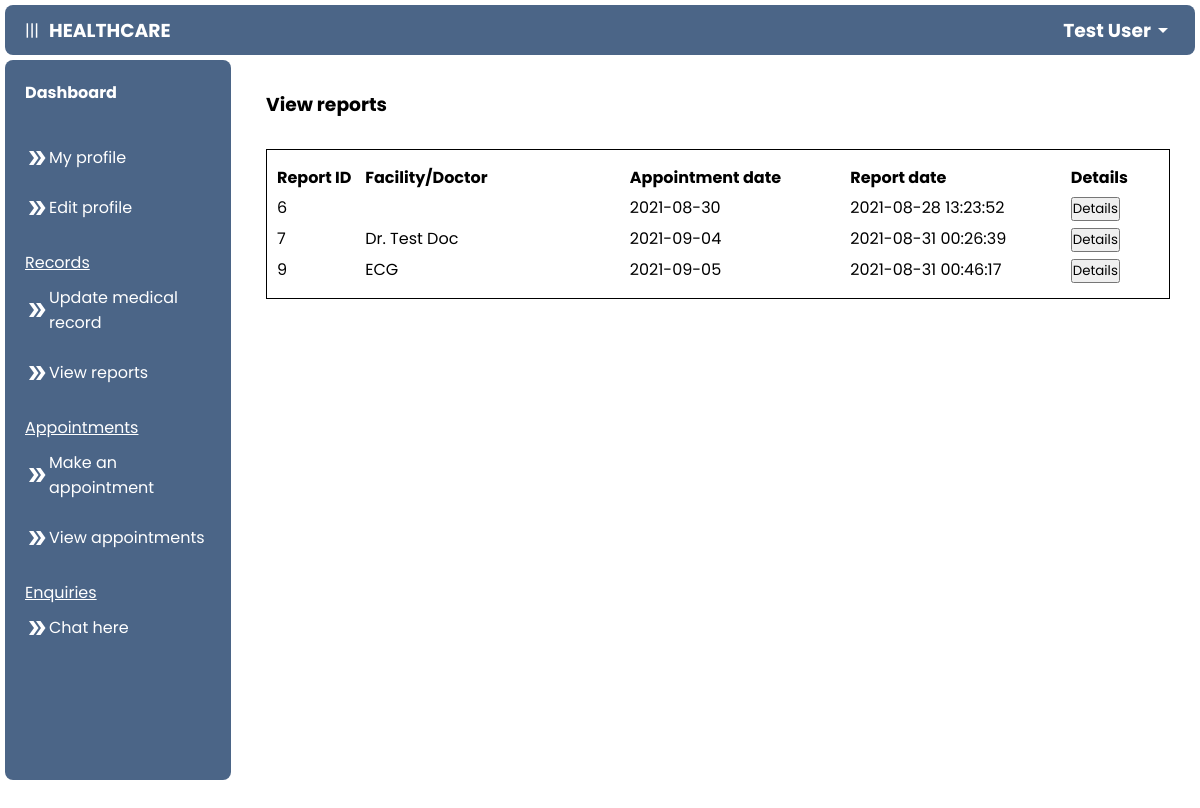
Before: /patient/view_reports.php (signed in) with the older database file.
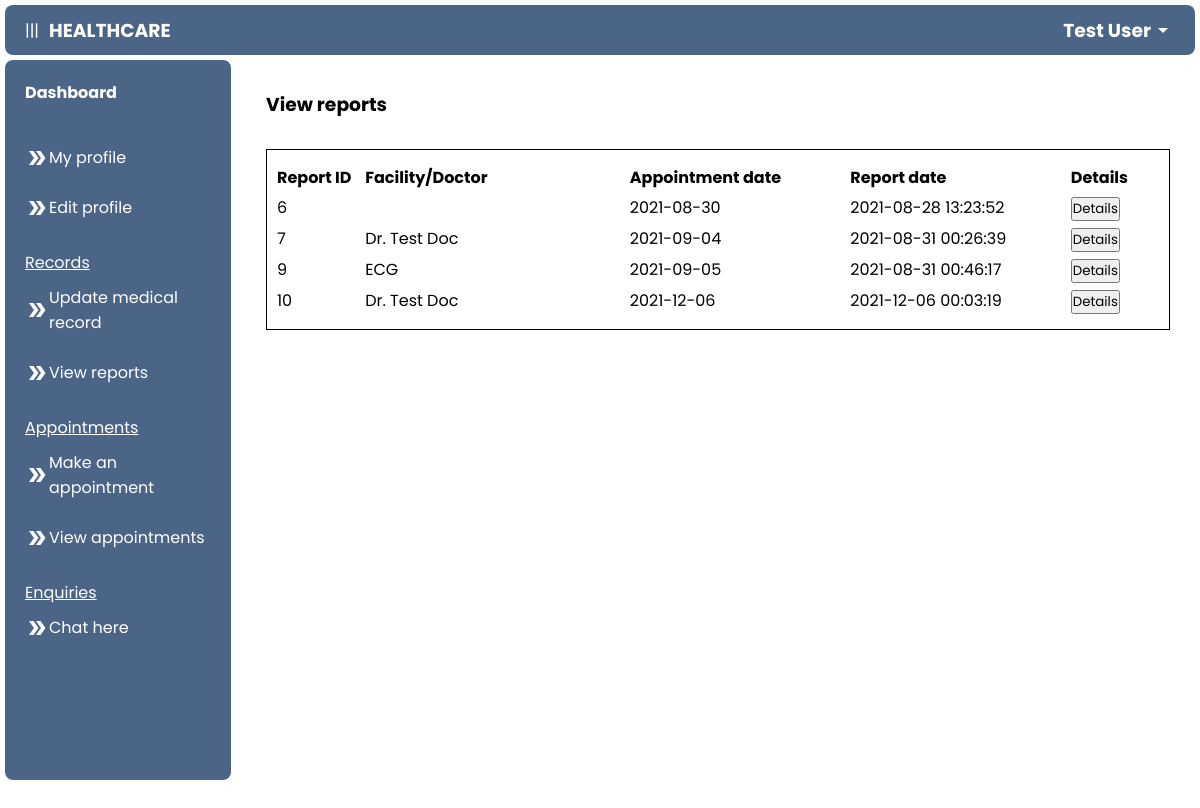
After: the same page with the newer database file.
### tables this page shows
CREATE TABLE `report` (
  `report_id` int(100) NOT NULL,
  `p_id` int(100) DEFAULT NULL,
  `d_id` int(100) DEFAULT NULL,
  `value` varchar(255) DEFAULT NULL,
  `diagnosis` varchar(255) DEFAULT NULL,
  `prescription` longtext,
  `notes` longtext,
  `appointment_date` date NOT NULL,
  `report_date` datetime NOT NULL DEFAULT CURRENT_TIMESTAMP
);

### patient/view_reports.php (the view, shortened to what this page needs)
<?php
$email = $_SESSION['email'];
include("../connect.php");
$sql = mysqli_query($con, "SELECT * FROM patient WHERE email = '$email'");
$row = mysqli_fetch_array($sql);
$id = $row["p_id"];
?>
<!DOCTYPE html>
<html lang="en">
<head>
    <link rel="stylesheet" href="../css/add.css">
</head>
<body>
    <?php include('navigation.php'); ?>
    <main>
        <h3 style="margin-bottom: 30px;">View reports</h3>
            <div class="box" style="margin-bottom: 50px;">
                <div class="headings">
                    <h4 style="width: 10%;">Report ID</h4>
                    <h4 style="width: 30%;">Facility/Doctor</h4>
                    <h4 style="width: 25%;">Appointment date</h4>
                    <h4 style="width: 25%;">Report date</h4>
                    <h4 style="width: 10%;">Details</h4>
                </div>
                <?php
                $result2 = mysqli_query($con, "SELECT * FROM (patient INNER JOIN report ON patient.p_id = report.p_id) WHERE patient.p_id = $id");
                while ($row2 = mysqli_fetch_array($result2)) {
                ?>
                    <div class="entries">
                        <p style="width: 10%;"><?php echo $row2["report_id"]; ?></p>
                        <p style="width: 30%;"><?php echo $row2["value"]; ?></p>
                        <p style="width: 25%;"><?php echo $row2["appointment_date"]; ?></p>
                        <p style="width: 25%;"><?php echo $row2["report_date"]; ?></p>
                        <p style="width: 10%;"><button onclick="myFunction1<?php echo $row2["report_id"]; ?>()" id="myBtn <?php echo $row2["report_id"]; ?>">Details</button></p>
                    </div>
                <?php } ?>
            </div>
    </main>
    </div>
</body>
</html>

Changed rows visible on the page:
added report: report_id "10", value "Dr. Test Doc", appointment_date "2021-12-06", report_date "2021-12-06 00:03:19"
